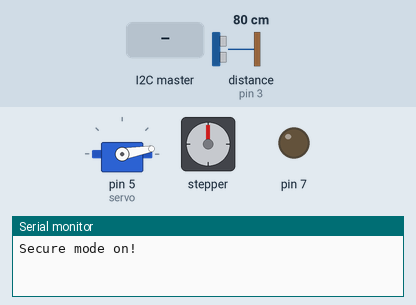
Simulated run of this sketch. Board: Arduino Uno, built with avr-gcc and run on an emulated ATmega328P. Parts: servo, stepper motor, output pins drawn as LEDs (lit = HIGH), the last lines printed to the serial monitor. Wiring (inferred from the names in the program): ultrasonic range finder: trigger pin 4; echo pin 3. The test bench sets the inputs (shaded band); at power-on: distance to the obstacle (sensor on pin 3) 80 cm. The echo pulse lasts 58.3 µs per cm; stepper angles assume 200 steps per turn; pins used as bus, display or sensor lines are not drawn.

Above: at 1.2 s.
1.3 s: distance to the obstacle (sensor on pin 3) set to 8 cm
6.2 s: distance to the obstacle (sensor on pin 3) set to 5 cm
At 9.16 s:
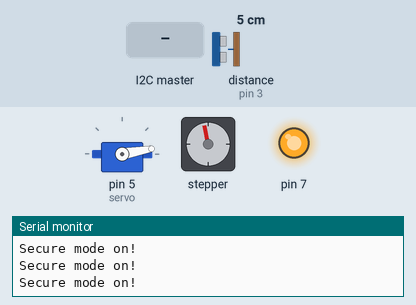
At 10.08 s:
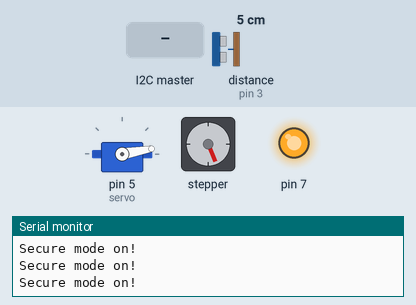
14.9 s: the I2C master sends the byte 2
At 29.6 s:
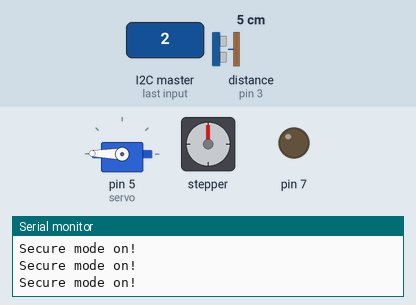
Timing chart, 0 to 30.7 s (numbered marks = the images above; inputs shaded):
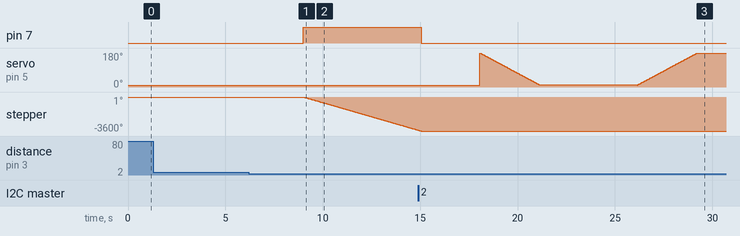

The sketch:

i2carduino.ino
```cpp
#include<Wire.h>
#include <Stepper.h>
#include <Servo.h>
Servo servo;
byte photonCommand = 0;
bool listening = false;
const byte stepsPerRevolution = 200;
Stepper myStepper(stepsPerRevolution, 8, 9, 10, 11);

const int trigPin = 4;
const int echoPin = 3;
long duration = 0;
int distance = 0;
enum State {
  OPEN_BOX_SECURE,
  OPEN_BOX,
  CLOSED_BOX,
  TRIGGERED,
  WAITING
};
State state = OPEN_BOX_SECURE;

void setup() {
  Serial.begin(9600);
  Wire.begin(8);
  myStepper.setSpeed(100);
  Wire.onReceive(receiveEvent);
  Wire.onRequest(requestEvent);
  pinMode(7, OUTPUT);
  servo.attach(5);
  servo.write(10);
  pinMode(trigPin, OUTPUT);
  pinMode(echoPin, INPUT);
}

void loop(void) {
  listenForI2cEvent();
  if (state == OPEN_BOX_SECURE) {
      Serial.println("Secure mode on!");

    getDistance();
    if (distance < 6) {
      closeLid();
      state = TRIGGERED;
    }
  }
  delay(3000);
}

void getDistance() {
  digitalWrite(trigPin, LOW);
  delayMicroseconds(2);
  digitalWrite(trigPin, HIGH);
  delayMicroseconds(10);
  digitalWrite(trigPin, LOW);
  duration = pulseIn(echoPin, HIGH);
  distance = duration * 0.034 / 2;
  delay(1000);
}

void listenForI2cEvent() {
  if (listening) {

    switch (photonCommand) {
      case 0:
        closeLid();
        break;
      case 1:
        openLid();
        break;
      case 2:
        waterOn();
        break;
      case 3:
        enableSecureMode();
        break;
      case 4:
        disableSecureMode();
        break;
      case 5:
        state = WAITING;
    }
    photonCommand = 0;
    listening = false;
  }
}


void waterOff() {
  for (int i = 10; i < 180; i++) {
    servo.write(i);
    delay(18);
  }
}

void waterOn() {
  for (int i = 180; i > 10; i--) {
    servo.write(i);
    delay(18);
  }
  delay(5000);
  waterOff();
}

void closeLid() {
  digitalWrite(7, HIGH);
  myStepper.step(-stepsPerRevolution * 10);
  digitalWrite(7, LOW);
  state = CLOSED_BOX;
}

void openLid() {
  digitalWrite(7, HIGH);
  myStepper.step(stepsPerRevolution * 10);
  delay(1000);
  digitalWrite(7, LOW);
  state = OPEN_BOX_SECURE;
}
void receiveEvent (int howMany) {
  photonCommand = Wire.read();
  listening = true;
}

void enableSecureMode() {
  state = OPEN_BOX_SECURE;
}

void disableSecureMode() {
  state = OPEN_BOX;
}

void requestEvent()  {
  Wire.write(state);
}
```

Measured:
- the behaviour switches between 7 and 6 cm on distance to the obstacle (sensor on pin 3) (found by bisection; images 0 and 1)
- after the input at 6.2 s, pin 7: LOW → HIGH after 2.8 s; stepper: keeps turning counter-clockwise at about 597°/s, starting after 2.8 s
